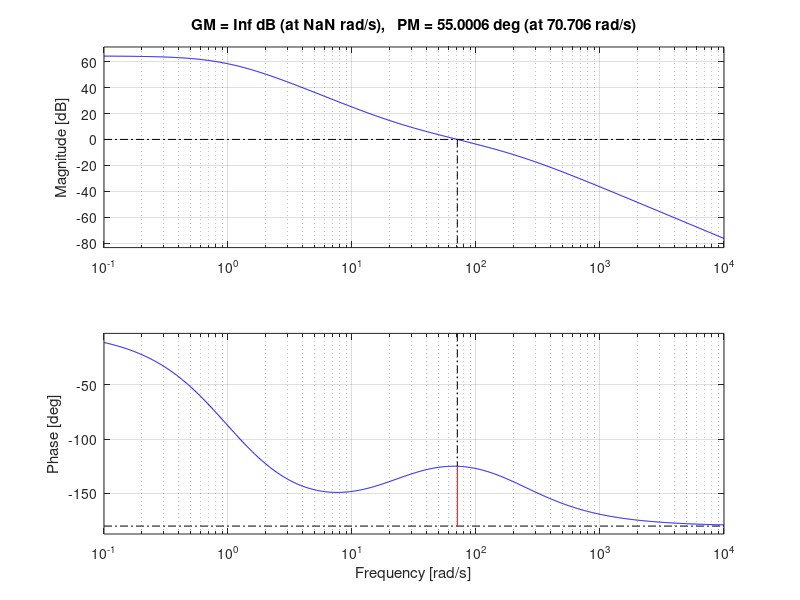

MATLAB code for this plot:
% Name: NADOUR
% First name: Housseyne
% Email: Housseyne.nadour@g.enp.edu.dz
% CopyRight


%% LoopShaping

% correcuur a bien marche
s=tf('s') ;
p=-1; K= 5000 ;
G=1/(s-p)^2 ;
[ng,dg]=tfdata(G,'v');
wc=70.7;
% Correcteur:
phiM=53.38 ; 
beta=1/sind(phiM) ;
r=1/sqrt(beta^2-1);
alpha1=tand(45-phiM/2)/wc ;
C1=beta*r-r*(1-alpha1*s)/(1+alpha1*s);
margin(C1) ;
R=K*C1 ;
margin(R*G) ;
[n,d]=tfdata(R,'v');
% %  nyquist(G);
%===================
% n =
% 
%    1.0e+03 *
% 
%     0.0707    1.6546
% 
% d
% 
% d =
% 
%     0.0047    1.0000
%===================

%%%% Correcte
% s=tf('s') ;
% p=-5; K= 10000 ;
% G=1/(s-p)^2 ;
% [ng,dg]=tfdata(G,'v');
% % Correcteur:
% phiM=40 ; wc=99.9;
% beta=1/sind(phiM) ;
% r=1/sqrt(beta^2-1);
% alpha1=tand(45-phiM/2)/wc ;
% C1=beta*r-r*(1-alpha1*s)/(1+alpha1*s);
% margin(C1) ;
% R=K*C1 ;
% margin(R*G) ;
% [n,d]=tfdata(R,'v');
% % nyquist(C1)



% N'a pas marche
% s=tf('s') ;
% p=-1; K= 5000 ;
% G=1/(s-p)^2 ;
% [ng,dg]=tfdata(G,'v');
% wc=61.4;
% F=wc/(s+wc) ;
% % Correcteur:
% phiM1=100 ;
% beta=1/sind(phiM1);
% r=1/sqrt(beta^2-1);
% alpha=tand(45*3-phiM1/2)/wc ;
% C2=-beta*r-r*(1-alpha*s)/(1+alpha*s);
% %
% margin(C2) ;
% R=K*C2*F ;
% margin(R*G) ;
% [n,d]=tfdata(R,'v');
%  nyquist(R*G);